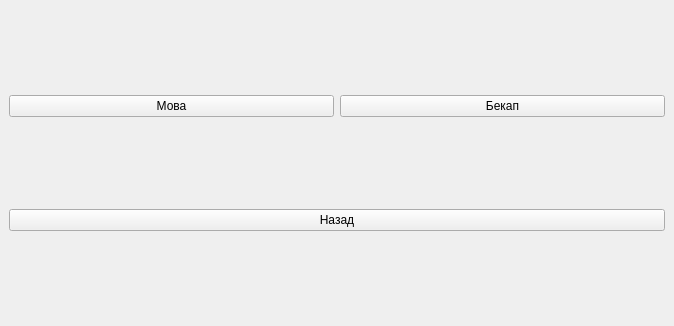
<?xml version="1.0" encoding="UTF-8"?>
<ui version="4.0">
 <class>MainWindow</class>
 <widget class="QMainWindow" name="MainWindow">
  <property name="geometry">
   <rect>
    <x>0</x>
    <y>0</y>
    <width>674</width>
    <height>326</height>
   </rect>
  </property>
  <property name="windowTitle">
   <string>TestComplex</string>
  </property>
  <widget class="QWidget" name="centralwidget">
   <layout class="QGridLayout" name="gridLayout">
    <item row="0" column="0">
     <layout class="QHBoxLayout" name="horizontalLayout">
      <item>
       <widget class="QPushButton" name="LanguageButton">
        <property name="text">
         <string>Мова</string>
        </property>
       </widget>
      </item>
      <item>
       <widget class="QPushButton" name="BackupButton">
        <property name="text">
         <string>Бекап</string>
        </property>
       </widget>
      </item>
     </layout>
    </item>
    <item row="1" column="0">
     <layout class="QHBoxLayout" name="horizontalLayout_2">
      <item>
       <widget class="QPushButton" name="Back0Button">
        <property name="text">
         <string>Назад</string>
        </property>
       </widget>
      </item>
     </layout>
    </item>
   </layout>
  </widget>
 </widget>
 <resources/>
 <connections/>
</ui>
